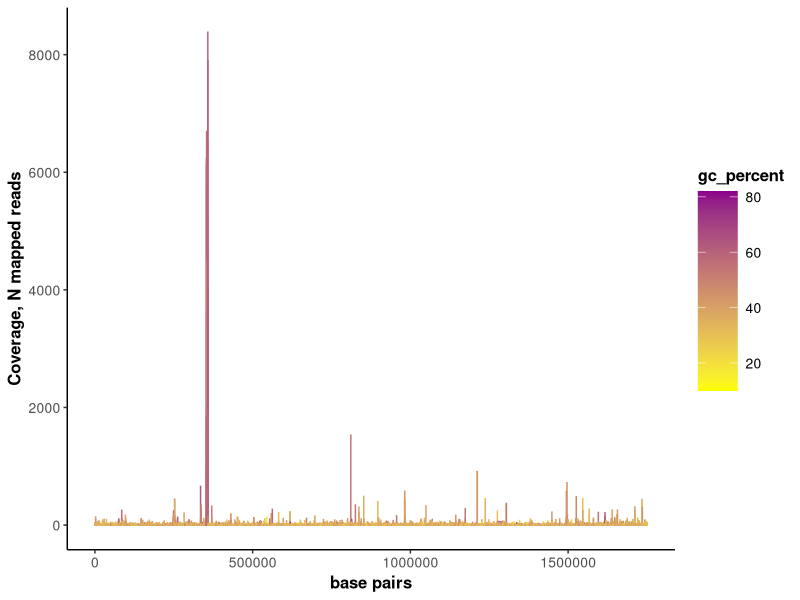
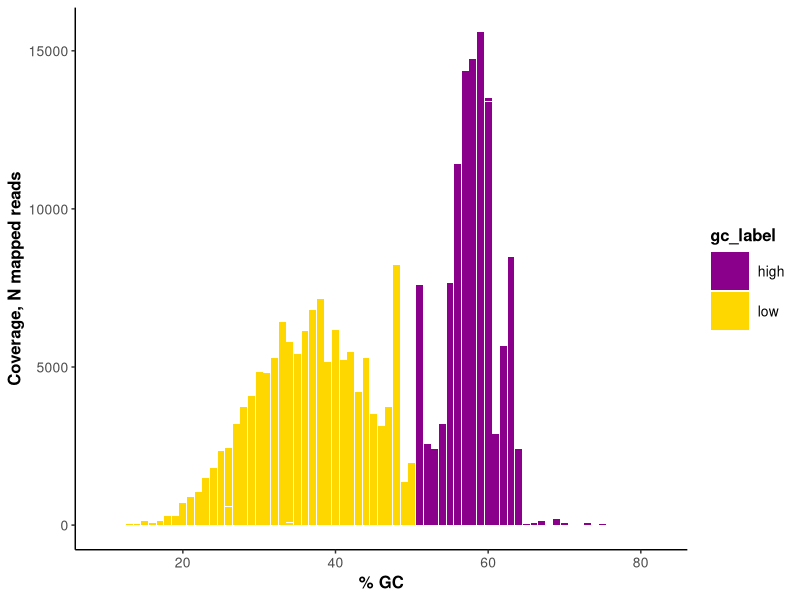

These charts were generated, in order, by the following R code:
## ---- chunk 1
library(dplyr)
library(tidyr)
library(ggplot2)
library(nortest)
library(knitr)
plot_theme = (theme_classic() + theme(strip.text.x = element_text(size=12),axis.title=element_text(size=12,face="bold"), axis.text.y=element_text(size=10, angle = 0), axis.text.x=element_text(size=10, angle = 0, hjust=0.5), plot.title= element_text(hjust=0.5, size=10, face = "bold"), legend.title=element_text(size=12,face="bold"), legend.text=element_text(size=10), legend.key.size = unit(2,"line")))

knitr::opts_chunk$set(python.reticulate = FALSE)
## ---- chunk 2
setwd("~/Google Drive/Coursework/MBIO 750/short_project_1/")
prochl <- read.csv("prochloro_R1_R2_B5_parsed.csv")
## ---- chunk 3
# plot coverage across 100bp windows
prochl %>% ggplot(aes(x=start, y= n_reads, color = gc_percent)) + geom_col() + scale_color_continuous(low = "yellow", high = "darkmagenta") -> coverage_seq

coverage_seq + ylab("Coverage, N mapped reads") + xlab("base pairs") + plot_theme  
## ---- chunk 4
# Not normally distributed. QQplot is not a straight line 
set.seed(1234)

ad.test(prochl$n_reads) ## coverage is non normal across genome. 
## ---- chunk 5
prochl %>% mutate(gc_label = ifelse(gc_percent > 50, "high", "low")) -> prochl

tot_reads <- sum(prochl$n_reads)

prochl %>% group_by(gc_label) %>%
  summarise(
    window_count = n(),
    max_coverage = max(n_reads),
    mean = mean(n_reads, na.rm = TRUE),
    sd = sd(n_reads, na.rm = TRUE), 
    observed_read_occurance = (sum(n_reads)/tot_reads)
  ) -> sum

kable(sum, caption = "Table 1: summary of high and low GC content areas")

prochl %>% ggplot(aes(x=gc_percent, y=n_reads, fill = gc_label)) + scale_fill_manual(values = c("darkmagenta", "gold")) + geom_col() -> coverage_gc
coverage_gc + ylab("Coverage, N mapped reads") + xlab("% GC") + plot_theme

wilcox.test(n_reads ~ gc_label, data=prochl) 
